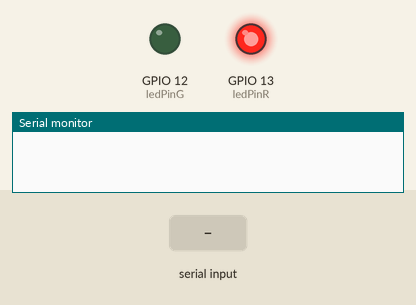
The sketch below on a simulated ESP32. On the bench: output pins drawn as LEDs (lit = HIGH), the last lines printed to the serial monitor. Inputs (shaded band) come from the test bench. WiFi joins after 1.5 s; servers stay silent unless stated; uploads are accepted with an empty reply.

Above: at 0.1 s.
At 1.1 s:
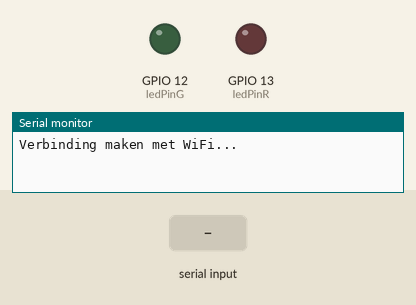
At 3.2 s:
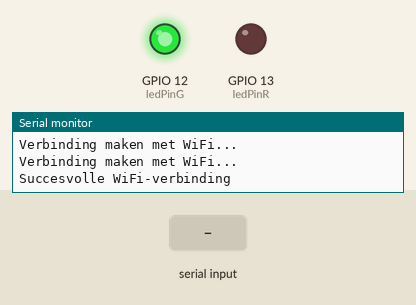
3.3 s: " \n" received over the second serial link
5.0 s: "{\n" received over the second serial link
6.7 s: "90 45\n" received over the second serial link
Timing chart, 0 to 9.7 s (numbered marks = the images above; inputs shaded):
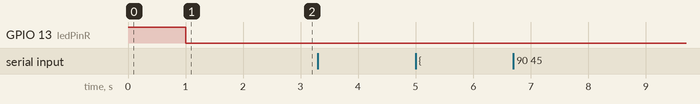

The sketch:

NB_gpt.ino
```cpp
// ***************************************************************************
// ***
// ***  ChatGPT box om aan een NewBrain te hangen.        B+_Westland@20251201
// ***  met de ESP32-Wroom                                  AV_Retro @ AV_Tech
// ***
// ***  dd 20251201:  communicatie met OpenAI werkt, mijn crediet is te laag :-(
// ***                nog te doen - 2e comm-poort aanmaken en die mbv handshake
// ***                signalen naar de NewBrain brengen op 300 baud.
// ***  dd 20251211   In principe werkt het goed, met 2e seriele poort,
// ***                wel handshake nog testen en netjes inbouwen.
// ***                Ook nog 2 ledjes er nog op aan sluiten met status weergeven.
// ***  dd 20260103   Led's aangepast, alles werkt !!! Maar maken (nog) geen gebruik van
// ***                handshake signalen. Dit nog niet getest.
// ***
// ***  Gebaseerd op: https://mciau.com/building-an-interactive-chatbot-with-arduino-esp32-and-chatgpt/
// ***
// ***************************************************************************

#include <WiFi.h>
#include <WiFiClientSecure.h>
#include <ArduinoJson.h>
#include "credentials.h"      // inlog gegevens mbt Wifi en Open-AI

#include <HardwareSerial.h>   // deze libary kan gebruik maken van de handshake signalen

const int MySerialRX = 16;    // RxT
const int MySerialTX = 17;    // TxD
const int MySerialRTS = 5;    // Handshake
const int MySerialCTS = 4;    // Handshake

const int ledPinG = 12;       // Led Groen
const int ledPinR = 13;       // Led Rood

int led = 1;

HardwareSerial Serial_NB(2); // 2e seiele poort

WiFiClientSecure httpClient;
/* Function to connect to WiFi */
void connectToWiFi();

/* Function to make HTTP request*/
bool sendHTTPRequest(String prompt, String *result);

/* Function to pass user prompt and send it to OpenAI API*/
String getGptResponse(String prompt, bool parseMsg = true);

void setup()
{
  pinMode(ledPinR, OUTPUT);
  pinMode(ledPinG, OUTPUT);

  Serial.begin(115200);                   // "normale" seriele poort
  Serial_NB.begin(300, SERIAL_8N2);       // extra seriele poort naar Newbrain toe.  8N2 maakt niet veel uit
  Serial_NB.setTimeout(15000);            // Set timeout to 15 seconds

  Serial_NB.setPins(MySerialRX, MySerialTX, MySerialCTS, MySerialRTS);
  // Serial_NB.setHwFlowCtrlMode(UART_HW_FLOWCTRL_CTS_RTS);   // Als je deze uitvinkt werkt de handshaking NIET

  // Serial_NB.setRxInvert(true);  // Set the serial port to invert incoming data. Werkt dit ?? NEE dus

  digitalWrite(ledPinR, 1);
  digitalWrite(ledPinG, 0);
  connectToWiFi();
  Serial_NB.print("HCC!Retro >> ");   // Als we opgestart zijn sturen we "de prompt" naar de Newbrain.
}

void loop()
{
  if (Serial_NB.available() > 0)
  {
    String prompt = Serial_NB.readStringUntil('\n');
    prompt.trim();  // haal de /n aan het einde eraf
    // Serial_NB.println(prompt);        // Misschien toch erbij zetten ???????
    //   --> Ik denk het niet, gaan we in asm aanpassen in de Newbrain
    String response = getGptResponse(prompt);
    Serial_NB.println();
    Serial_NB.println("Newbr.AI.n >> " + response);
    delay(1000);        // 3 seconde wachten ?? Heb er 1 van gemaakt.
    Serial_NB.print("HCC!Retro >> ");
  }
  delay(10);
}

void connectToWiFi()
{
  WiFi.begin(ssid, password);
  while (WiFi.status() != WL_CONNECTED)
  {
    delay(1000);
    Serial.println("Verbinding maken met WiFi...");
    if (led == 1) {
      digitalWrite(ledPinR, 0);
      led = 0;                    // Toggle Rode LED
    } else {
      digitalWrite(ledPinR, 1);
      led = 1;                    // zolang er geen wifi verbinding is
    }
    // toggle hier een LED
  }
  Serial.println("Succesvolle WiFi-verbinding");
  digitalWrite(ledPinR, 0);       // Zet de Rode Led UIT
  digitalWrite(ledPinG, 1);       // Zet de Groene LED AAN
  // zet hier de LED AAN
}

bool sendHTTPRequest(String prompt, String *result)
{
  if (WiFi.status() != WL_CONNECTED)
  {
    Serial.println("FOUT: Apparaat niet verbonden met wifi");
    digitalWrite(ledPinG, 0);     // Zet de Groene Led UIT
    digitalWrite(ledPinR, 1);     // Zet de Rode Led AAN
    return false;
  }

  // Connect to OpenAI API URL
  httpClient.setInsecure();
  if (!httpClient.connect(host, httpsPort))
  {
    Serial.println("Fout bij het verbinden met OpenAI API");
    return false;
  }
  // Build Payload
  String payload = "{\"model\": \"gpt-3.5-turbo\",\"messages\": [{\"role\": \"user\", \"content\": \"" + prompt + "\"}]}";
  Serial.println(payload);

  // Build HTTP Request
  String request = "POST /v1/chat/completions HTTP/1.1\r\n";
  request += "Host: " + String(host) + "\r\n";
  request += "Authorization: Bearer " + String(api_key) + "\r\n";
  request += "Content-Type: application/json\r\n";
  request += "Content-Length: " + String(payload.length()) + "\r\n";
  request += "Connection: close\r\n";
  request += "\r\n" + payload + "\r\n";
  // Send HTTP Request
  httpClient.print(request);

  // Get Response
  String response = "";
  while (httpClient.connected())
  {
    if (httpClient.available())
    {
      response += httpClient.readStringUntil('\n');
      response += String("\r\n");
    }
  }
  httpClient.stop();

  // Parse HTTP Response Code
  int responseCode = 0;
  if (response.indexOf(" ") != -1)
  {                                                                                                  // If the first space is found
    responseCode = response.substring(response.indexOf(" ") + 1, response.indexOf(" ") + 4).toInt(); // Get the characters following the first space and convert to integer
  }

  if (responseCode != 200)
  {
    Serial.println("Het verzoek is mislukt. Info:" + String(response));
    return false;
  }

  // Get JSON Body
  int start = response.indexOf("{");
  int end = response.lastIndexOf("}");
  String jsonBody = response.substring(start, end + 1);

  if (jsonBody.length() > 0)
  {
    *result = jsonBody;
    return true;
  }
  Serial.println("Fout: De informatie kon niet worden gelezen.");
  return false;
}

String getGptResponse(String prompt, bool parseMsg)
{
  String resultStr;
  bool result = sendHTTPRequest(prompt, &resultStr);
  if (!result) return "Error : sendHTTPRequest";      // Hier(boven) gaat het niet goed !!!
  if (!parseMsg) return resultStr;
  DynamicJsonDocument doc(resultStr.length() + 200);
  DeserializationError error = deserializeJson(doc, resultStr.c_str());
  if (error)
  {
    return "[ERR] deserializeJson() failed: " + String(error.f_str());
  }
  const char *_content = doc["choices"][0]["message"]["content"];
  return String(_content);
}
```

credentials.h
```cpp
#ifndef CREDENTIALS_H
#define CREDENTIALS_H
const char* ssid = "AV_Tech";             // Hotspot telefoon AV
const char* password = "av-******";      // ww hotspot telefoon AV
const char* api_key = "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";
const char* host = "api.openai.com";
const int httpsPort = 443;
#endif //CREDENTIALS_H
```
